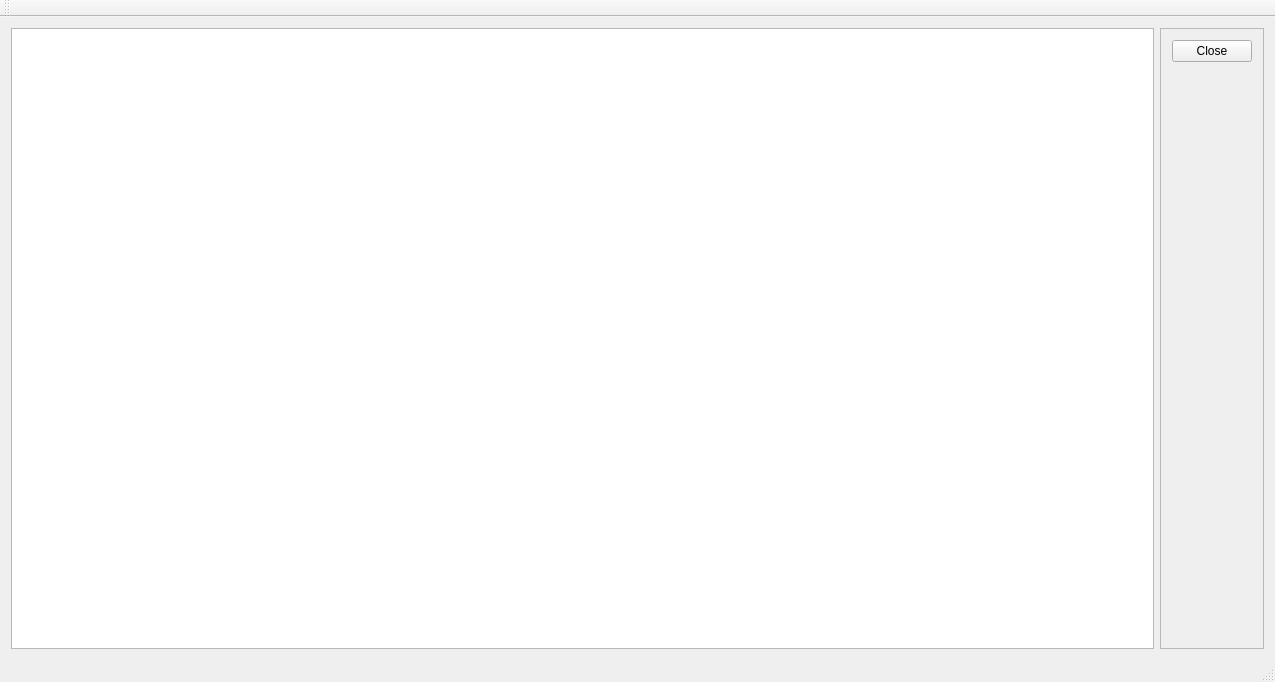
<?xml version="1.0" encoding="UTF-8"?>
<ui version="4.0">
 <class>OutputDlgClassClass</class>
 <widget class="QMainWindow" name="OutputDlgClassClass">
  <property name="geometry">
   <rect>
    <x>0</x>
    <y>0</y>
    <width>1275</width>
    <height>682</height>
   </rect>
  </property>
  <property name="windowTitle">
   <string>OutputDlgClass</string>
  </property>
  <widget class="QWidget" name="centralWidget">
   <layout class="QHBoxLayout" name="horizontalLayout">
    <item>
     <widget class="QTextEdit" name="memOutput">
      <property name="sizePolicy">
       <sizepolicy hsizetype="Expanding" vsizetype="Expanding">
        <horstretch>0</horstretch>
        <verstretch>0</verstretch>
       </sizepolicy>
      </property>
     </widget>
    </item>
    <item>
     <widget class="QFrame" name="frame">
      <property name="frameShape">
       <enum>QFrame::StyledPanel</enum>
      </property>
      <property name="frameShadow">
       <enum>QFrame::Raised</enum>
      </property>
      <layout class="QVBoxLayout" name="verticalLayout">
       <item>
        <widget class="QPushButton" name="btnClose">
         <property name="text">
          <string>Close</string>
         </property>
        </widget>
       </item>
       <item>
        <spacer name="verticalSpacer">
         <property name="orientation">
          <enum>Qt::Vertical</enum>
         </property>
         <property name="sizeHint" stdset="0">
          <size>
           <width>20</width>
           <height>40</height>
          </size>
         </property>
        </spacer>
       </item>
      </layout>
     </widget>
    </item>
   </layout>
  </widget>
  <widget class="QMenuBar" name="menuBar">
   <property name="geometry">
    <rect>
     <x>0</x>
     <y>0</y>
     <width>1275</width>
     <height>22</height>
    </rect>
   </property>
  </widget>
  <widget class="QToolBar" name="mainToolBar">
   <attribute name="toolBarArea">
    <enum>TopToolBarArea</enum>
   </attribute>
   <attribute name="toolBarBreak">
    <bool>false</bool>
   </attribute>
  </widget>
  <widget class="QStatusBar" name="statusBar"/>
 </widget>
 <layoutdefault spacing="6" margin="11"/>
 <resources/>
 <connections/>
</ui>
